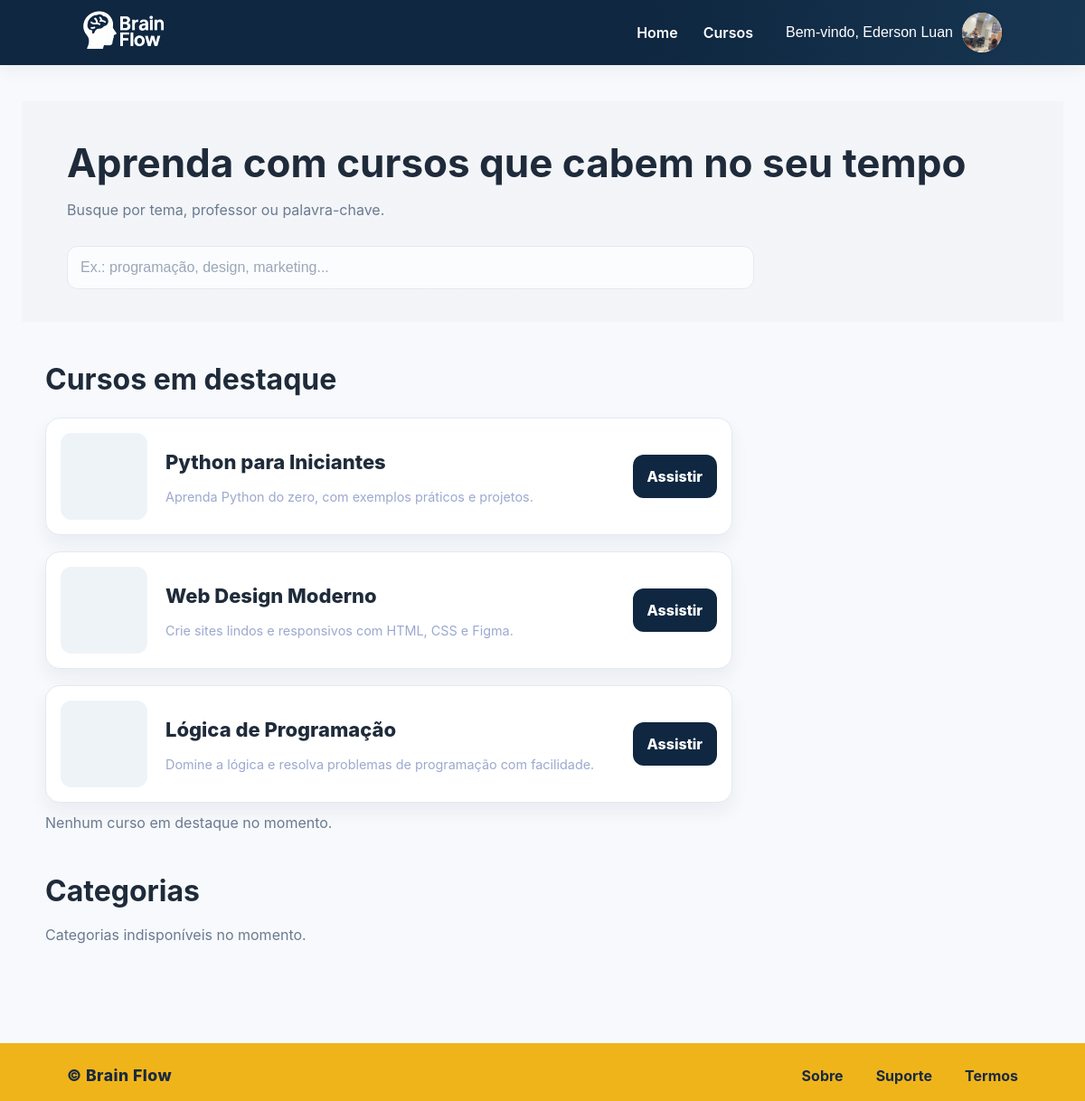
The page / (signed in) on the database its author committed.
### tables this page shows
CREATE TABLE usuarios (
    id INTEGER PRIMARY KEY AUTOINCREMENT,
    nome TEXT NOT NULL,
    email TEXT UNIQUE NOT NULL
, foto TEXT, tag TEXT);

CREATE TABLE "cursos" (
	"id"	INTEGER,
	"titulo"	TEXT,
	"descricao"	TEXT,
	"capa"	TEXT,
	"categoria"	TEXT,
	"publicado"	INTEGER,
	"nivel"	TEXT,
	"duracao"	TEXT,
	PRIMARY KEY("id")
);

### app.py (the view)
@app.route('/')
def index():
    nome = session.get('usuario')
    usuario = None
    if nome:
        conn = get_db()
        cursor = conn.cursor()
        cursor.execute('SELECT * FROM usuarios WHERE nome = ?', (nome,))
        usuario = cursor.fetchone()
        conn.close()
    conn = get_db()
    cursor = conn.cursor()
    cursor.execute('SELECT * FROM cursos LIMIT 6')
    cursos_destaque = cursor.fetchall()
    conn.close()
    return render_template('index.html', usuario=usuario, cursos_destaque=cursos_destaque)

### app.py (called while the page is built)
def get_db():
    conn = sqlite3.connect(DB_PATH)
    conn.row_factory = sqlite3.Row
    return conn

### templates/index.html (shortened to what this page needs)
{% extends 'base.html' %}
{% block content %}
<section class="hero">
    <div class="wrap hero-inner">
      <h1>Aprenda com cursos que cabem no seu tempo</h1>
      <p class="sub">Busque por tema, professor ou palavra-chave.</p>
      <div class="search-wrap hero-search">
        <input class="search" type="search" name="q" placeholder="Ex.: programação, design, marketing..." />
      </div>
    </div>
  </section>
    <div class="grid">
      <h2 class="section-title">Cursos em destaque</h2>
      <div class="hscroll" aria-label="Cursos em destaque">
        <div class="hcards" id="destaques">
          {% if cursos_destaque and cursos_destaque|length > 0 %}
            {% for curso in cursos_destaque %}
              <article class="course-card h">
                <div class="thumb" style="background-image:url('{{ curso['capa'] }}'); background-size:cover; background-position:center"></div>
                <div class="course-main">
                  <h3 class="title">{{ curso['titulo'] }}</h3>
                  <p class="desc">{{ curso['descricao'] }}</p>
                </div>
                <div class="course-actions"><a class="btn dark" href="{{ url_for('player_curso', curso_id=curso['id']) }}">Assistir</a></div>
              </article>
            {% endfor %}
          {% else %}
            <p class="sub" style="margin-top:10px">Nenhum curso em destaque no momento.</p>
          {% endif %}
        </div>
      </div>
      <p class="sub" style="margin-top:10px">Nenhum curso em destaque no momento.</p>
      <h2 class="section-title">Categorias</h2>
      <p class="sub" style="margin-top:10px">Categorias indisponíveis no momento.</p>
    </div>
{% endblock %}

### templates/base.html (shortened to what this page needs)
<!DOCTYPE html>
<html lang="pt-br">
<head>
    <link rel="stylesheet" href="{{ url_for('static', filename='style.css') }}" />
    <link rel="stylesheet" href="{{ url_for('static', filename='darkmode.css') }}" />
</head>
<body{% block bodyclass %}{% endblock %}>
    <header class="nav">
        <div class="wrap">
            <div class="brand">
                <img src="{{ url_for('static', filename='images/logo_branco.svg') }}" width="128" height="128" alt="Brain Flow">
            </div>
            <nav class="menu">
                <a href="{{ url_for('index') }}">Home</a>
                <a href="{{ url_for('cursos') }}">Cursos</a>
                {% if usuario %}
                    <div class="user-dropdown">
                                                <button class="user-btn" onclick="toggleUserMenu(event)" style="display:flex;align-items:center;gap:10px;">
                                                    <span>Bem-vindo, {% if usuario['nome'] is defined %}{{ usuario['nome'] }}{% else %}{{ usuario }}{% endif %}</span>
                                                    <img src="{{ usuario['foto'] if usuario and usuario['foto'] else url_for('static', filename='images/perfil_padrao.svg') }}" alt="Foto de perfil" style="width:44px;height:44px;border-radius:50%;background:#fff2c7;object-fit:cover;box-shadow:0 1px 4px #0001;">
                                                </button>
                    </div>
                {% else %}
                    <a href="{{ url_for('login') }}">Login</a>
                    <a class="signup" href="{{ url_for('cadastro') }}">Cadastro</a>
                {% endif %}
            </nav>
        </div>
    </header>
    <main class="page">
        {% block content %}{% endblock %}
    </main>
    <footer class="footer">
        <div class="wrap footer-inner" style="display:flex; align-items:center; justify-content:space-between; min-height:56px;">
            <span style="font-weight:800; font-size:1.1rem; letter-spacing:.5px;">© Brain Flow</span>
            <nav class="footer-nav" style="display:flex; gap:18px;">
                <a href="#">Sobre</a>
                <a href="#">Suporte</a>
                <a href="#">Termos</a>
            </nav>
        </div>
    </footer>
</body>
</html>

### static/style.css (style rules this page uses)
html, body { height: 100%; }
body { min-height: 100vh; display: flex; flex-direction: column; }
.page { flex: 1 0 auto; }
.footer { flex-shrink: 0; }
.footer a { color: #1a2a3f; font-weight: 700; text-decoration: none; margin-right: 18px; }
.footer a:last-child { margin-right: 0; }
.course-card { margin-top: 18px; display: flex; gap: 20px; border: 1px solid var(--line); background: #fff; border-radius: 16px; padding: 16px; max-width: 760px; box-shadow: var(--shadow); align-items: center; }
.thumb { width: 96px; height: 96px; border-radius: 12px; background: #eef3f8; }
.title { font-size: 22px; font-weight: 800; margin: 0 0 6px; }
.desc { color: var(--muted); }
.course-actions { margin-left: auto; display: flex; align-items: center; gap: 8px; }
.user-dropdown { position: relative; display: inline-block; }
.user-btn { background: none; border: none; color: #fff; font-weight: 400; font-size: 16px; cursor: pointer; padding: 0 8px; }
.user-btn:after { content: ''; }
:root { --navy:#0f2741; --navy-600:#173652; --ink:#0b1726; --text:#1f2b3a; --muted:#6b7a90; --line:#e4e9f0; --bg:#f7f9fc; --white:#ffffff; --accent:#f0b41b; --accent-600:#d59f14; --radius:14px; --shadow:0 10px 20px rgba(15,39,65,.06); }
* { box-sizing:border-box }
html { height:100%; zoom: 1; -webkit-text-size-adjust: 100%; -ms-text-size-adjust: 100%; font-size: 16px; overflow-y: scroll; }
body { margin:0; font:16px/1.5 'Inter', system-ui,-apple-system,Segoe UI,Roboto; color:var(--text); background:var(--bg); min-height:100%; display:flex; flex-direction:column; zoom: 1; transform: scale(1); transform-origin: 0 0; }
.nav { background: linear-gradient(90deg, #0f2741 60%, #173652 100%); color: var(--white); height: 72px; display: flex; align-items: center; position: sticky; top: 0; z-index: 1000; overflow: visible; transition: all 0.3s ease; box-shadow: 0 2px 20px rgba(15, 39, 65, 0.08); }
.nav { position: relative; }
.wrap { max-width:1100px; margin:0 auto; padding:0 24px; width:100%; position: relative; z-index: 2 }
.nav .wrap { display:flex; justify-content:space-between; align-items:center }
.brand { display:flex; align-items:center; gap:12px; font-weight:700; font-size:22px; color:var(--white); position: relative; z-index: 3 }
.brand img { display:block }
.menu { display:flex; gap:28px; align-items:center; position: relative; z-index: 3 }
.menu a { color:#fff; text-decoration:none; font-weight:600; transition: all 0.3s ease }
main { flex:1 }
.page { padding:40px 24px 80px }
.grid { max-width:1100px; margin:0 auto }
h1 { font-size:40px; margin:16px 0 8px }
.section-title { font-size:32px; margin:40px 0 12px }
.sub { color:var(--muted); margin-bottom:28px }
input[type=email], input[type=password], input[type=text], input[type=url], input[type=number], select, textarea, .search { width:100%; height:48px; padding:0 14px; border:1px solid var(--line); border-radius:12px; background:#fbfcfe; color:var(--text); font-size:16px; line-height:1.2; }
input::placeholder, .search::placeholder, textarea::placeholder { color:#9aa7b7 }
.btn, a.btn { display:inline-flex; align-items:center; justify-content:center; gap:8px; height:48px; padding:0 16px; border:0; border-radius:12px; font-weight:800; font-size:16px; cursor:pointer; text-decoration:none; transition: all 0.3s ease; position: relative; overflow: hidden; }
.btn.dark { background:var(--navy); color:#fff }
.hero { background:linear-gradient(0deg,rgba(15,39,65,.02),rgba(15,39,65,.02)); padding:36px 0; }
.hero-inner { max-width:1100px; margin:0 auto; padding:0 24px }
.hero h1 { font-size:44px; line-height:1.1; margin:8px 0 }
.hero-search { max-width:760px; margin-top:12px }
.desc { margin:12px 0 0 0; font-size:.9rem; line-height:1.4; color:#9ca9cf; }

### rows shown on the page
usuarios: nome "Ederson Luan", foto (picture)
cursos: titulo "Python para Iniciantes", descricao "Aprenda Python do zero, com exemplos práticos e projetos."
cursos: titulo "Web Design Moderno", descricao "Crie sites lindos e responsivos com HTML, CSS e Figma."
cursos: titulo "Lógica de Programação", descricao "Domine a lógica e resolva problemas de programação com facilidade."
